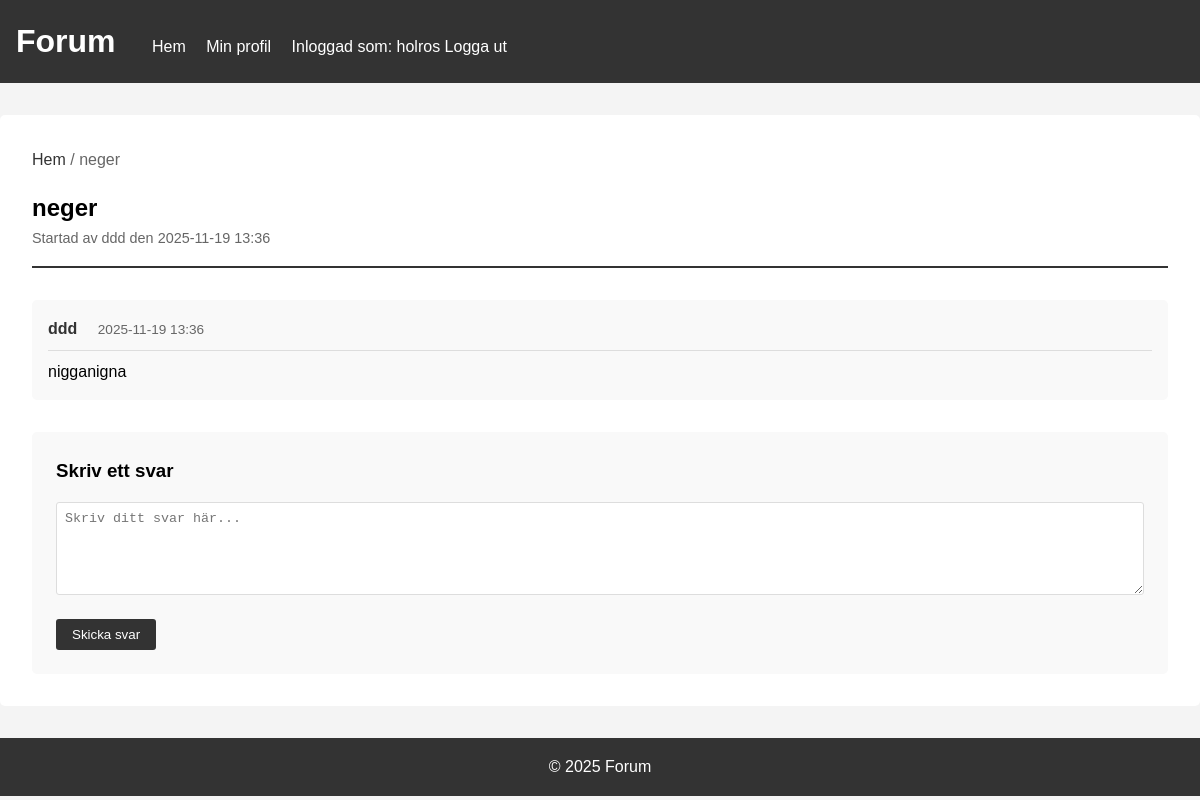
Screenshot of /topic/1 (signed in) with the database file from the repository.
### tables this page shows
CREATE TABLE topics (
        id INTEGER PRIMARY KEY AUTOINCREMENT,
        title TEXT NOT NULL,
        user_id INTEGER NOT NULL,
        created_at TIMESTAMP DEFAULT CURRENT_TIMESTAMP,
        FOREIGN KEY (user_id) REFERENCES users(id)
    );

CREATE TABLE users (
        id INTEGER PRIMARY KEY AUTOINCREMENT,
        username TEXT UNIQUE NOT NULL,
        password TEXT NOT NULL,
        name TEXT NOT NULL,
        email TEXT,
        bio TEXT,
        created_at TIMESTAMP DEFAULT CURRENT_TIMESTAMP
    );

CREATE TABLE posts (
        id INTEGER PRIMARY KEY AUTOINCREMENT,
        content TEXT NOT NULL,
        topic_id INTEGER NOT NULL,
        user_id INTEGER NOT NULL,
        created_at TIMESTAMP DEFAULT CURRENT_TIMESTAMP,
        FOREIGN KEY (topic_id) REFERENCES topics(id),
        FOREIGN KEY (user_id) REFERENCES users(id)
    );

### app.py (the view)
@app.route('/topic/<int:topic_id>')
def view_topic(topic_id):
    topic = get_topic(topic_id)
    if not topic:
        flash('Tråden hittades inte', 'error')
        return redirect(url_for('index'))
    posts = get_posts(topic_id)
    return render_template('topic.html', topic=topic, posts=posts)

### databas.py (called while the page is built)
def get_connection():
    conn = sqlite3.connect('forum.db')
    conn.row_factory = sqlite3.Row
    return conn

def get_topic(topic_id):
    conn = get_connection()
    topic = conn.execute('''
        SELECT t.*, u.username, u.name
        FROM topics t
        JOIN users u ON t.user_id = u.id
        WHERE t.id = ?
    ''', (topic_id,)).fetchone()
    conn.close()
    return dict(topic) if topic else None

def get_posts(topic_id):
    conn = get_connection()
    posts = conn.execute('''
        SELECT p.*, u.username, u.name
        FROM posts p
        JOIN users u ON p.user_id = u.id
        WHERE p.topic_id = ?
        ORDER BY p.created_at ASC
    ''', (topic_id,)).fetchall()
    conn.close()
    return [dict(post) for post in posts]

### templates/topic.html (shortened to what this page needs)
{% extends "base.html" %}
{% block content %}
  <div class="breadcrumb">
    <a href="{{ url_for('index') }}">Hem</a> / {{ topic.title }}
  </div>
  <div class="topic-header">
    <h2>{{ topic.title }}</h2>
    <p class="topic-meta">Startad av {{ topic.name }} den {{ topic.created_at[:16] }}</p>
  </div>
  <div class="posts-container">
    {% if posts %}
      {% for post in posts %}
        <div class="post-item">
          <div class="post-author">
            <strong>{{ post.name }}</strong>
            <span class="post-date">{{ post.created_at[:16] }}</span>
          </div>
          <div class="post-content">
            {{ post.content }}
          </div>
        </div>
      {% endfor %}
    {% else %}
      <p>Inga inlägg än. Var den första att svara!</p>
    {% endif %}
  </div>
  {% if session.get('user_id') %}
    <div class="new-post-form">
      <h3>Skriv ett svar</h3>
      <form method="POST" action="{{ url_for('create_post_route', topic_id=topic.id)}}">
        <div>
          <textarea name="content" rows="5" required placeholder="Skriv ditt svar här..."></textarea>
        </div>
        <button type="submit">Skicka svar</button>
      </form>
    </div>
  {% else %}
    <p><a href="{{ url_for('login') }}">Logga in</a> för att svara i tråden.</p>
  {% endif %}
{% endblock %}

### static/style.css (style rules this page uses)
* { margin: 0; padding: 0; box-sizing: border-box; }
body { font-family: Arial, sans-serif; line-height: 1.6; background-color: #f4f4f4; }
form div { margin-bottom: 1rem; }
input[type="text"], input[type="password"], textarea { width: 100%; padding: 0.5rem; border: 1px solid #ddd; border-radius: 3px; }
button[type="submit"] { background: #333; color: #fff; padding: 0.5rem 1rem; border: none; border-radius: 3px; cursor: pointer; }
.topic-meta { color: #666; font-size: 0.9rem; }
.breadcrumb { margin-bottom: 1rem; color: #666; }
.breadcrumb a { color: #333; text-decoration: none; }
.topic-header { border-bottom: 2px solid #333; padding-bottom: 1rem; margin-bottom: 2rem; }
.posts-container { margin-bottom: 2rem; }
.post-item { background: #f9f9f9; padding: 1rem; margin-bottom: 1rem; border-radius: 5px; }
.post-author { margin-bottom: 0.5rem; padding-bottom: 0.5rem; border-bottom: 1px solid #ddd; }
.post-author strong { color: #333; }
.post-date { color: #666; font-size: 0.85rem; margin-left: 1rem; }
.post-content { line-height: 1.6; }
.new-post-form { background: #f9f9f9; padding: 1.5rem; border-radius: 5px; }
.new-post-form h3 { margin-bottom: 1rem; }

### rows the page displays
topics: title "neger", created_at "2025-11-19 13:36"
users: name "ddd"
posts: name "ddd", created_at "2025-11-19 13:36", content "nigganigna"

### other values shown
{{ session.get('username') }} "holros"
